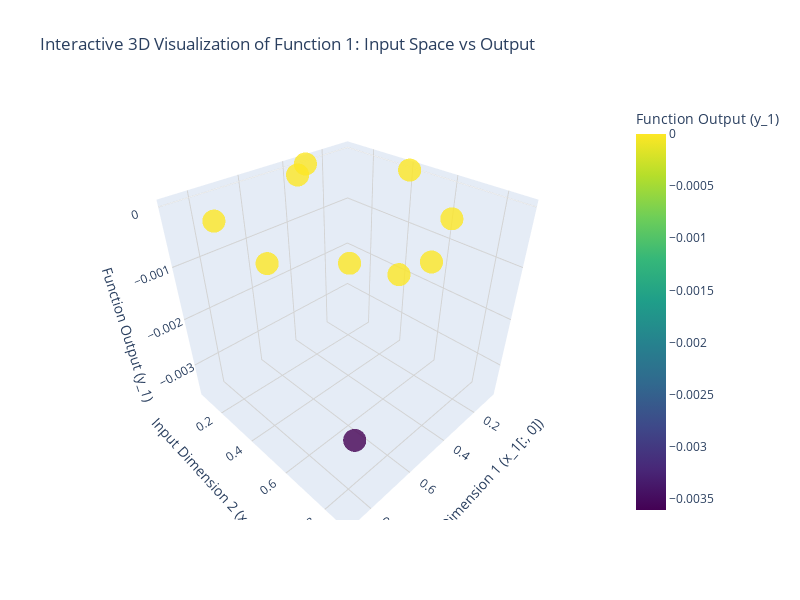

Notebook code cell kept with this figure:
### Code cell
# 3D Plot of Function 1: x_1 (inputs) vs y_1 (outputs)
from mpl_toolkits.mplot3d import Axes3D


# Create 3D figure
fig = plt.figure(figsize=(12, 8))
ax = fig.add_subplot(111, projection='3d')

# Extract x and y coordinates from x_1 (2D input)
x_coords = x_1[:, 0]  # First input dimension
y_coords = x_1[:, 1]  # Second input dimension
z_coords = y_1        # Output values


import plotly.graph_objects as go
import plotly.express as px

# Create interactive 3D scatter plot with Plotly
fig = go.Figure(data=[go.Scatter3d(
    x=x_coords,
    y=y_coords,
    z=z_coords,
    mode='markers',
    marker=dict(
        size=8,
        color=z_coords,
        colorscale='Viridis',
        opacity=0.8,
        colorbar=dict(title="Function Output (y_1)")
    ),
    text=[f'Point {i}<br>Input: ({x_coords[i]:.3f}, {y_coords[i]:.3f})<br>Output: {z_coords[i]:.3f}' 
          for i in range(len(x_coords))],
    hovertemplate='<b>%{text}</b><extra></extra>'
)])

fig.update_layout(
    title='Interactive 3D Visualization of Function 1: Input Space vs Output',
    scene=dict(
        xaxis_title='Input Dimension 1 (x_1[:, 0])',
        yaxis_title='Input Dimension 2 (x_1[:, 1])',
        zaxis_title='Function Output (y_1)',
        bgcolor='rgba(0,0,0,0)',
        xaxis=dict(showgrid=True, gridcolor='lightgray'),
        yaxis=dict(showgrid=True, gridcolor='lightgray'),
        zaxis=dict(showgrid=True, gridcolor='lightgray')
    ),
    width=800,
    height=600
)

fig.show()

### Figure 1 — Plotly figure (JSON) as saved in the notebook; plotly's stock layout.template omitted (floating-point values rounded to 4 significant figures)
{"data": [{"hovertemplate": "<b>%{text}</b><extra></extra>", "marker": {"color": [1.323e-79, 1.033e-46, 7.711e-16, 3.342e-124, -0.003606, -2.159e-54, -2.089e-91, 2.535e-40, 3.607e-81, 6.23e-48], "colorbar": {"title": {"text": "Function Output (y_1)"}}, "colorscale": [[0, "#440154"], [0.1111, "#482878"], [0.2222, "#3e4989"], [0.3333, "#31688e"], [0.4444, "#26828e"], [0.5556, "#1f9e89"], [0.6667, "#35b779"], [0.7778, "#6ece58"], [0.8889, "#b5de2b"], [1, "#fde725"]], "opacity": 0.8, "size": 8}, "mode": "markers", "text": ["Point 0<br>Input: (0.319, 0.763)<br>Output: 0.000", "Point 1<br>Input: (0.574, 0.880)<br>Output: 0.000", "Point 2<br>Input: (0.731, 0.733)<br>Output: 0.000", "Point 3<br>Input: (0.840, 0.265)<br>Output: 0.000", "Point 4<br>Input: (0.650, 0.682)<br>Output: -0.004", "Point 5<br>Input: (0.410, 0.148)<br>Output: -0.000", "Point 6<br>Input: (0.313, 0.079)<br>Output: -0.000", "Point 7<br>Input: (0.683, 0.861)<br>Output: 0.000", "Point 8<br>Input: (0.083, 0.403)<br>Output: 0.000", "Point 9<br>Input: (0.884, 0.582)<br>Output: 0.000"], "type": "scatter3d", "x": [0.3194, 0.5743, 0.731, 0.8404, 0.6501, 0.4104, 0.3127, 0.6834, 0.08251, 0.8839], "y": [0.763, 0.8799, 0.733, 0.2647, 0.6815, 0.1476, 0.07872, 0.8611, 0.4035, 0.5823], "z": [1.323e-79, 1.033e-46, 7.711e-16, 3.342e-124, -0.003606, -2.159e-54, -2.089e-91, 2.535e-40, 3.607e-81, 6.23e-48]}], "layout": {"height": 600, "scene": {"bgcolor": "rgba(0,0,0,0)", "xaxis": {"gridcolor": "lightgray", "showgrid": true, "title": {"text": "Input Dimension 1 (x_1[:, 0])"}}, "yaxis": {"gridcolor": "lightgray", "showgrid": true, "title": {"text": "Input Dimension 2 (x_1[:, 1])"}}, "zaxis": {"gridcolor": "lightgray", "showgrid": true, "title": {"text": "Function Output (y_1)"}}}, "title": {"text": "Interactive 3D Visualization of Function 1: Input Space vs Output"}, "width": 800}}
